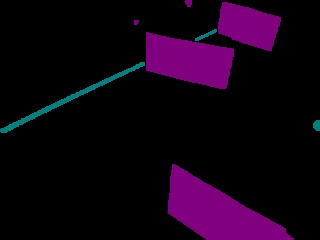
#> input picture src/strategy/strategy/obs/RoutePlan/save_1_scan_45.jpg, 320 x 240 px, found by its file name; its folder holds 6 pictures in this run
$ python mouse_callback_3_angles.py
#> lines starting #> are read from the running program, lines starting #| are printed output that depends on the picture; after the words box and inside, x2 and y2 are one past the last pixel; in counts of white or black regions, pixels touching at a corner belong together
import cv2
import numpy as np
import os

home = os.path.expanduser("~")
folder = os.path.join(home, "ros2_adult/src/strategy/strategy/obs/RoutePlan")

image_paths = {
    45:  os.path.join(folder, 'save_1_scan_45.jpg'),
    0:   os.path.join(folder, 'save_1_scan_0.jpg'),
    -45: os.path.join(folder, 'save_1_scan_-45.jpg')
}

# 各角度設定：需手動點幾個點、點什麼、右/左側自動補角落
angle_config = {
    45:  {
        'clicks': 2,
        'desc': '邊界線【左上】、【左下】兩端點',
        'auto': 'right',   # 自動補 (320,0) 右上 和 (320,240) 右下
    },
    0:   {
        'clicks': 4,
        'desc': '【左上】、【右上】、【右下】、【左下】四個角',
        'auto': None,
    },
    -45: {
        'clicks': 2,
        'desc': '邊界線【右上】、【右下】兩端點',
        'auto': 'left',    # 自動補 (0,0) 左上 和 (0,240) 左下
    },
}

target_w, target_h = 320, 240
final_results = {}

def mouse_callback(event, x, y, flags, param):
    global img_display, clicked_points, n_clicks_needed
    if event == cv2.EVENT_LBUTTONDOWN:
        if len(clicked_points) >= n_clicks_needed:
            return
        clicked_points.append([x, y])
        print(f"  點 {len(clicked_points)}: [{x}, {y}]")
        cv2.circle(img_display, (x, y), 5, (0, 0, 255), -1)
        cv2.putText(img_display, str(len(clicked_points)), (x + 6, y - 6),
                    cv2.FONT_HERSHEY_SIMPLEX, 0.5, (0, 0, 255), 1)
        cv2.imshow("Calibration", img_display)

for angle, path in image_paths.items():
    img_raw = cv2.imread(path)
#> img_raw is the input picture: shape (240, 320, 3); mean B, G, R 18.8, 1.9, 17.6
    if img_raw is None:
        print(f"[警告] 找不到圖片：{path}，跳過角度 {angle}°")
        continue

    img_display = cv2.resize(img_raw, (target_w, target_h), interpolation=cv2.INTER_NEAREST)
    clicked_points = []
    cfg = angle_config[angle]
    n_clicks_needed = cfg['clicks']

    # 先把自動補的角落畫在圖上讓使用者知道
    if cfg['auto'] == 'right':
        cv2.circle(img_display, (target_w, 0),          5, (0, 255, 0), -1)
#> img_display: shape (240, 320, 3); 0.03% of pixels changed, all inside (x1, y1, x2, y2) = (315, 0, 320, 5)
        cv2.circle(img_display, (target_w, target_h),   5, (0, 255, 0), -1)
#> img_display: shape (240, 320, 3); mean B, G, R 18.8, 2, 17.6
        cv2.putText(img_display, "auto", (target_w - 35, 15),
                    cv2.FONT_HERSHEY_SIMPLEX, 0.4, (0, 255, 0), 1)
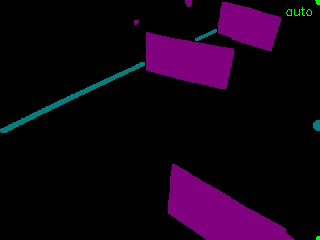
#> img_display: shape (240, 320, 3); mean B, G, R 18.8, 2.2, 17.6
        cv2.putText(img_display, "auto", (target_w - 35, target_h - 5),
                    cv2.FONT_HERSHEY_SIMPLEX, 0.4, (0, 255, 0), 1)
#> img_display: shape (240, 320, 3); 0.08% of pixels changed, all inside (x1, y1, x2, y2) = (286, 227, 312, 236)
#> pass 3 of the loop `for angle, path in image_paths.items():`:
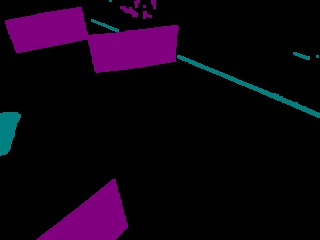
#> input picture src/strategy/strategy/obs/RoutePlan/save_1_scan_-45.jpg, 320 x 240 px, found by its file name
#> img_raw is the input picture: shape (240, 320, 3); mean B, G, R 17.7, 2.9, 15.5
#> `cv2.putText(img_display, "auto", (2, 15), cv2.FONT_HERSHEY_SIMPLEX, 0...`:
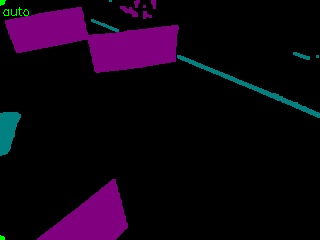
#> img_display: shape (240, 320, 3); mean B, G, R 17.7, 3.2, 15.5
    elif cfg['auto'] == 'left':
        cv2.circle(img_display, (0, 0),          5, (0, 255, 0), -1)
        cv2.circle(img_display, (0, target_h),   5, (0, 255, 0), -1)
        cv2.putText(img_display, "auto", (2, 15),
                    cv2.FONT_HERSHEY_SIMPLEX, 0.4, (0, 255, 0), 1)
        cv2.putText(img_display, "auto", (2, target_h - 5),
                    cv2.FONT_HERSHEY_SIMPLEX, 0.4, (0, 255, 0), 1)

    print(f"\n==========================================")
    print(f">>> 角度: {angle}°")
    print(f"    請點擊 {cfg['clicks']} 個點：{cfg['desc']}")
    if cfg['auto'] == 'right':
        print(f"    右側角落 (320,0) 和 (320,240) 會自動補上（綠點）")
    elif cfg['auto'] == 'left':
        print(f"    左側角落 (0,0) 和 (0,240) 會自動補上（綠點）")
    print(f"    點完後按任意鍵繼續")

    cv2.imshow("Calibration", img_display)
    cv2.setMouseCallback("Calibration", mouse_callback)
    cv2.waitKey(0)

    if len(clicked_points) >= n_clicks_needed:
        pts = clicked_points[:n_clicks_needed]

        if cfg['auto'] == 'right':
            # 45°: 使用者點左上、左下；自動補右上、右下
            final_pts = [pts[0], [target_w, 0], [target_w, target_h], pts[1]]
        elif cfg['auto'] == 'left':
            # -45°: 使用者點右上、右下；自動補左上、左下
            final_pts = [[0, 0], pts[0], pts[1], [0, target_h]]
        else:
            # 0°: 直接用四個點
            final_pts = pts

        final_results[angle] = final_pts
        print(f"    完成！最終四點: {final_pts}")
    else:
        print(f"[警告] 只點了 {len(clicked_points)} 點（需要 {n_clicks_needed}），此角度跳過！")

cv2.destroyAllWindows()

print("\n=== 校正完成！複製以下內容取代 snap.py 的 roi_pts_dict ===\n")
print("        roi_pts_dict = {")
for angle, pts in final_results.items():
    print(f"            {angle}: np.array({pts}, np.int32),")
print("        }")
